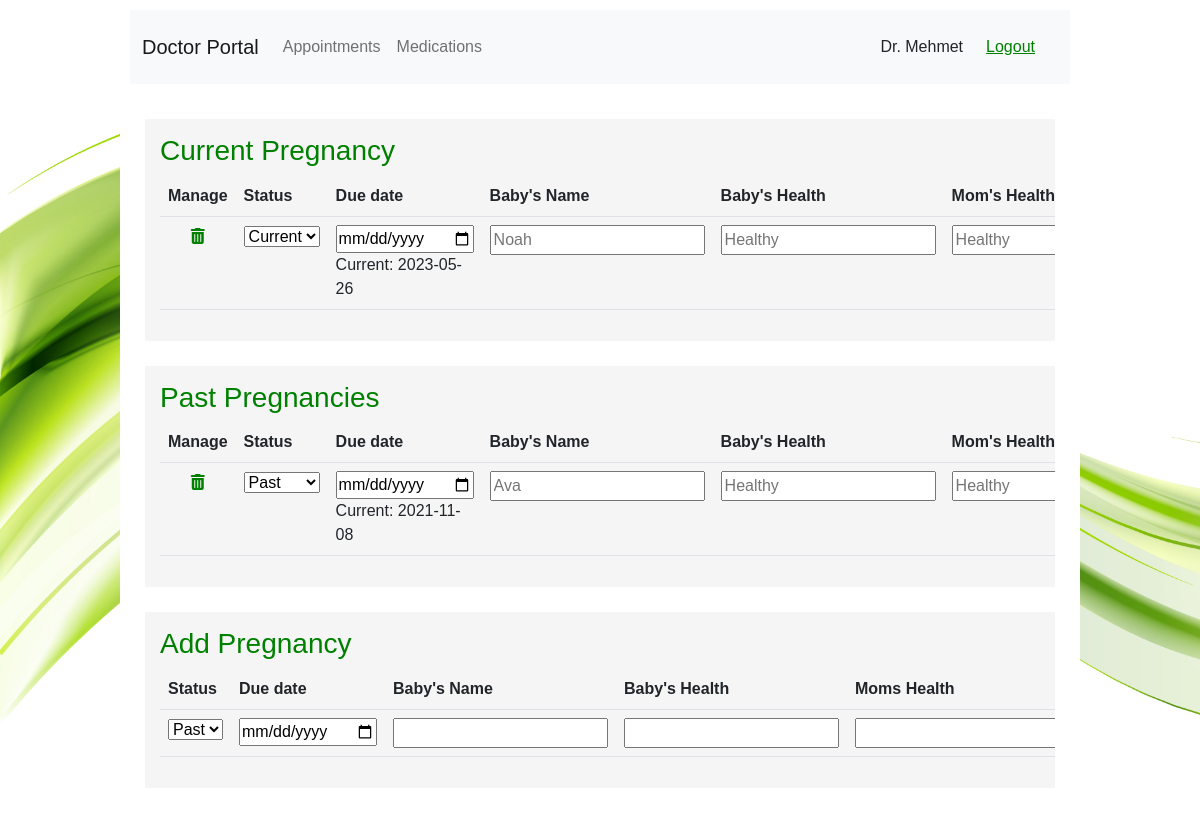
The app's page /html/doctor/doctorPregnancy.php?a=5 (signed in) with its own data.
### tables this page shows
CREATE TABLE `pregnancies` (
  `id` int(11) NOT NULL,
  `doctor_id` int(11) DEFAULT NULL,
  `momHealth` enum('Healthy','Unhealthy') DEFAULT NULL,
  `Health` enum('Healthy','Unhealthy') DEFAULT NULL,
  `due_date` date DEFAULT NULL,
  `status` enum('CURRENT','PAST') NOT NULL DEFAULT 'CURRENT',
  `patientID` int(11) NOT NULL,
  `babyName` varchar(255) DEFAULT NULL
);

### html/doctor/doctorPregnancy.php (the view, shortened to what this page needs)
<!DOCTYPE html>
<html lang="en">
<head>
    <link href="https://cdn.jsdelivr.net/npm/bootstrap@5.2.2/dist/css/bootstrap.min.css" rel="stylesheet" />
    <link rel="stylesheet" href="../../css/style.css?v=<?php echo time(); ?>" />
</head>
<body>
    <?php
    $sessionFirstName = $_SESSION['sessionFirstName'];
    $sessionLastName = $_SESSION['sessionLastName'];
    $patientID = $_GET['a'];
    ?>
    <div class="body">
        <header>
            <nav class="navbar navbar-expand-lg navbar-light bg-light justify-content-center nav-fill">
                <div class="container-fluid">
                    <a class="navbar-brand mb-0 h1" href="doctorPortal.php">Doctor Portal</a>
                    <div class="collapse navbar-collapse" id="navbarNavAltMarkup">
                        <div class="navbar-nav me-auto">
                            <a class="nav-link" href="doctorAppointments.php">Appointments</a>
                            <a class="nav-link" href="doctorMedications.php">Medications</a>
                        </div>
                        <?php echo "<div>Dr. ", $sessionFirstName, " ", $sessionLastName, "</div>" ?>
                        <button type="button" class="btn btn-light logout-btn" style="float: right;"><a href="../logout.php">Logout</a></button>
                    </div>
                </div>
            </nav>
        </header>
        <?php
        $conn = mysqli_connect("localhost", "root", "", "pregnancy");
        $sql = "SELECT * FROM pregnancies WHERE patientID = '$_GET[a]' AND status = 'CURRENT'";
        $result = mysqli_query($conn, $sql);
        $resultsArray1 = mysqli_fetch_all($result);
        ?>
        <section style="overflow-x: scroll">
            <h3>Current Pregnancy</h3>
            <table class="table table-hover table-stripped">
                <thead>
                    <tr>
                        <th>Manage</th>
                        <th>Status</th>
                        <th>Due date</th>
                        <th>Baby's Name</th>
                        <th>Baby's Health</th>
                        <th>Mom's Health</th>
                    </tr>
                </thead>
                <tbody>
                    <?php
                    for ($i = 0; $i < sizeof($resultsArray1); $i++) {
                        echo '<form method="post" action="doctorPregnancyAction.php?a=', $patientID, '&arryInd=', $resultsArray1[$i][0], '">';
                        echo "<tr>";
                        echo "<td style='text-align: center;'><a href='doctorPregnancyDelete.php?a=", $patientID, "&increment=" . $resultsArray1[$i][0] . "'> <i class='fa-solid fa-trash-can'></i></a></td>";
                        echo '<td><select name="inputStatus">
                                    <option value="CURRENT" selected>Current</option>
                                    <option value="PAST" >Past</option>
                                </select></td>';
                        echo '<td>
                             <input type="date" name="inputDate" id="inputDate"> <br>Current: ',
                        $resultsArray1[$i][4],
                        '</td>';
                        echo '<td> <input type="text" name="inputBabyName" id="inputBabyName" placeholder ="', $resultsArray1[$i][7], '"></td>';
                        echo '<td> <input type="text" name="inputBabyHealth" id="inputBabyHealth" placeholder ="', $resultsArray1[$i][3], '"></td>';
                        echo '<td> <input type="text" name="inputMomHealth" id="inputMomHealth" placeholder ="', $resultsArray1[$i][2], '"></td>';
                        echo "</tr>";
                        echo ' </form>';
                    }
                    ?>
                </tbody>
            </table>
        </section>
        <section style="overflow-x: scroll">
            <h3>Past Pregnancies</h3>
            <?php
            $conn = mysqli_connect("localhost", "root", "", "pregnancy");
            $sql = "SELECT * FROM pregnancies WHERE patientID = '$_GET[a]' AND status = 'PAST'";
            $result = mysqli_query($conn, $sql);
            $resultsArray = mysqli_fetch_all($result);
            ?>
            <table class="table table-hover table-stripped">
                <thead>
                    <tr>
                        <th>Manage</th>
                        <th>Status</th>
                        <th>Due date</th>
                        <th>Baby's Name</th>
                        <th>Baby's Health</th>
                        <th>Mom's Health</th>
                    </tr>
                </thead>
                <tbody>
                    <?php
                    for ($i = 0; $i < sizeof($resultsArray); $i++) {
                        echo '<form method="post" action="doctorPregnancyAction.php?a=', $patientID, '&arryInd=', $resultsArray[$i][0], '">';
                        echo "<tr>";
                        echo "<td style='text-align: center;'><a href='doctorPregnancyDelete.php?a=", $patientID, "&increment=" . $resultsArray[$i][0] . "'> <i class='fa-solid fa-trash-can'></i></a></td>";
                        echo '<td><select name="inputStatus">
                                    <option value="CURRENT">Current</option>
                                    <option value="PAST" selected>Past</option>
                                </select></td>';
                        echo '<td>
                             <input type="date" name="inputDate" id="inputDate"> <br>Current: ',
                        $resultsArray[$i][4],
                        '</td>';
                        echo '<td> <input type="text" name="inputBabyName" id="inputBabyName" placeholder ="', $resultsArray[$i][7], '"></td>';
                        echo '<td> <input type="text" name="inputBabyHealth" id="inputBabyHealth" placeholder ="', $resultsArray[$i][3], '"></td>';
                        echo '<td> <input type="text" name="inputMomHealth" id="inputMomHealth" placeholder ="', $resultsArray[$i][2], '"></td>';
                        echo "</tr>";
                        echo ' </form>';
                    }
                    ?>
                </tbody>
            </table>
        </section>
        <section style="overflow-x: scroll">
            <h3>Add Pregnancy</h3>
            <table class="table table-hover table-stripped">
                <thead>
                    <tr>
                        <th>Status</th>
                        <th>Due date</th>
                        <th>Baby's Name</th>
                        <th>Baby's Health</th>
                        <th>Moms Health</th>
                    </tr>
                </thead>
                <tbody>
                    <?php
                    echo '<form method="post" action="doctorPregnancyAdd.php?a=', $patientID, '">';
                    echo "<tr>";
                    echo '<td><select name="inputStatus">';
                    echo '<option value="PAST" selected>Past</option>
                                </select></td>';
                    echo '<td>
                             <input type="date" name="inputDate" id="inputDate"></td>';
                    echo '<td> <input type="text" name="inputBabyName" id="inputBabyName" placeholder ="', $resultsArray[$i][7], '"></td>';
                    echo '<td> <input type="text" name="inputBabyHealth" id="inputBabyHealth" placeholder ="', $resultsArray[$i][3], '"></td>';
                    echo '<td> <input type="text" name="inputMomHealth" id="inputMomHealth" placeholder ="', $resultsArray[$i][2], '"></td>';
                    echo "</tr>";
                    echo '</form>';
                    ?>
        </section>
    </div>
</body>
</html>

### css/style.css (style rules this page uses)
body { font-family: 'Noto Sans JP', sans-serif; background-image: url("../imgs/login-bg.jpg"); background-size:cover; background-repeat:no-repeat; background-attachment: fixed; display: flex; justify-content: center; align-items: center; }
header { background-color: white; padding: 10px; text-align: center; }
.body { background-color: white; width: 80%; min-width: 40vw; max-width: 80vw; min-height: 100vh; }
section { background-color: whitesmoke; margin: 25px; padding: 15px; }
a, h3 { color: green; }
.logout-btn { margin: 10px; }

### records on screen
pregnancies: due_date "2023-05-26", inputBabyName "Noah", inputBabyHealth "Healthy", inputMomHealth "Healthy"
pregnancies: due_date "2021-11-08", inputBabyName "Ava", inputBabyHealth "Healthy", inputMomHealth "Healthy"

### other values on screen
$sessionFirstName "Mehmet"
